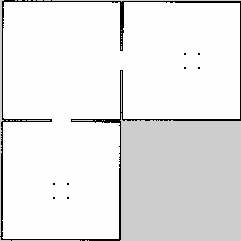
#> input picture src/pas_dual_arm_bringup/maps/seminar_map.pgm, 241 x 241 px, found by its file name
$ python plot_map_figure.py
#> lines starting #> are read from the running program, lines starting #| are printed output that depends on the picture
import numpy as np, matplotlib; matplotlib.use('Agg')
import matplotlib.pyplot as plt
from PIL import Image
im=np.array(Image.open('src/pas_dual_arm_bringup/maps/seminar_map.pgm').convert('L')).astype(float)
res=0.02; ox,oy=-2.97,-8.97; h,w=im.shape
#> after `h, w = im.shape`: h = 241; w = 241
p=(255-im)/255.0          # trinary: occupied>0.65, free<0.25
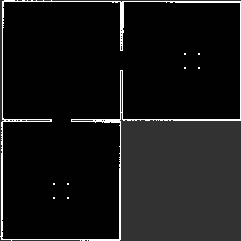
#> p: shape (241, 241) float64; min 0.00392, max 1, mean 0.0874
rgb=np.full(im.shape,0.62); rgb[im>=250]=1.0; rgb[im<=50]=0.0
fig,ax=plt.subplots(figsize=(6,6),dpi=300)
# pgm row 0 is the TOP (largest y): origin='upper' with the true extent
# Drawn turned 90 deg counter-clockwise, like the RViz screenshots in the report:
# map +x points up, map +y points left.
ax.imshow(np.rot90(rgb),cmap='gray',vmin=0,vmax=1,origin='upper',interpolation='nearest',
          extent=[oy+h*res,oy,ox,ox+w*res])
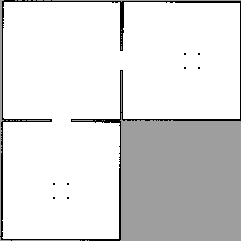
#> rgb: shape (241, 241) float64; min 0, max 1, mean 0.867
ax.set_xlim(3,-9); ax.set_ylim(-3,9); ax.set_aspect('equal')
ax.set_xlabel('y [m]'); ax.set_ylabel('x [m]'); ax.grid(lw=0.3,alpha=0.3)
ax.plot([-7,-8],[-2.3,-2.3],'k',lw=4); ax.text(-7.5,-2.15,'1 m',ha='center',va='bottom',fontsize=9)
fig.tight_layout(); fig.savefig('seminar/slike/s61_karta.png'); print('free m2', (im>=250).sum()*res*res)
#> after `fig.tight_layout()`:
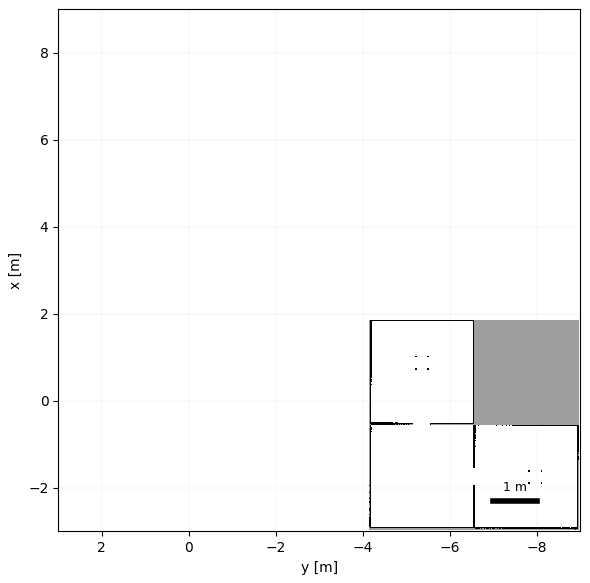
#> figure drawn by matplotlib, 1 panel
